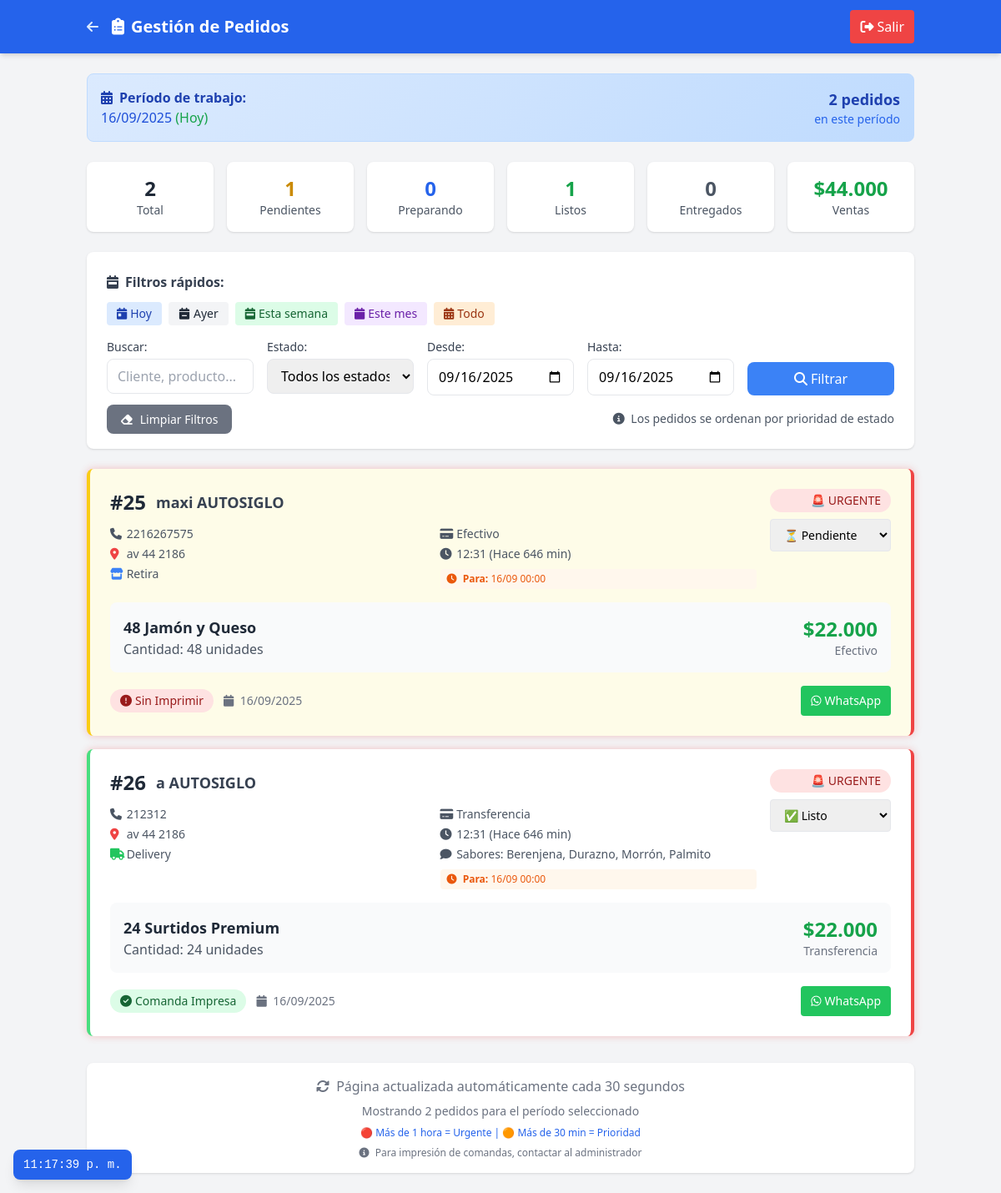
Before: /empleados/pedidos.php (signed in) with the older database file.
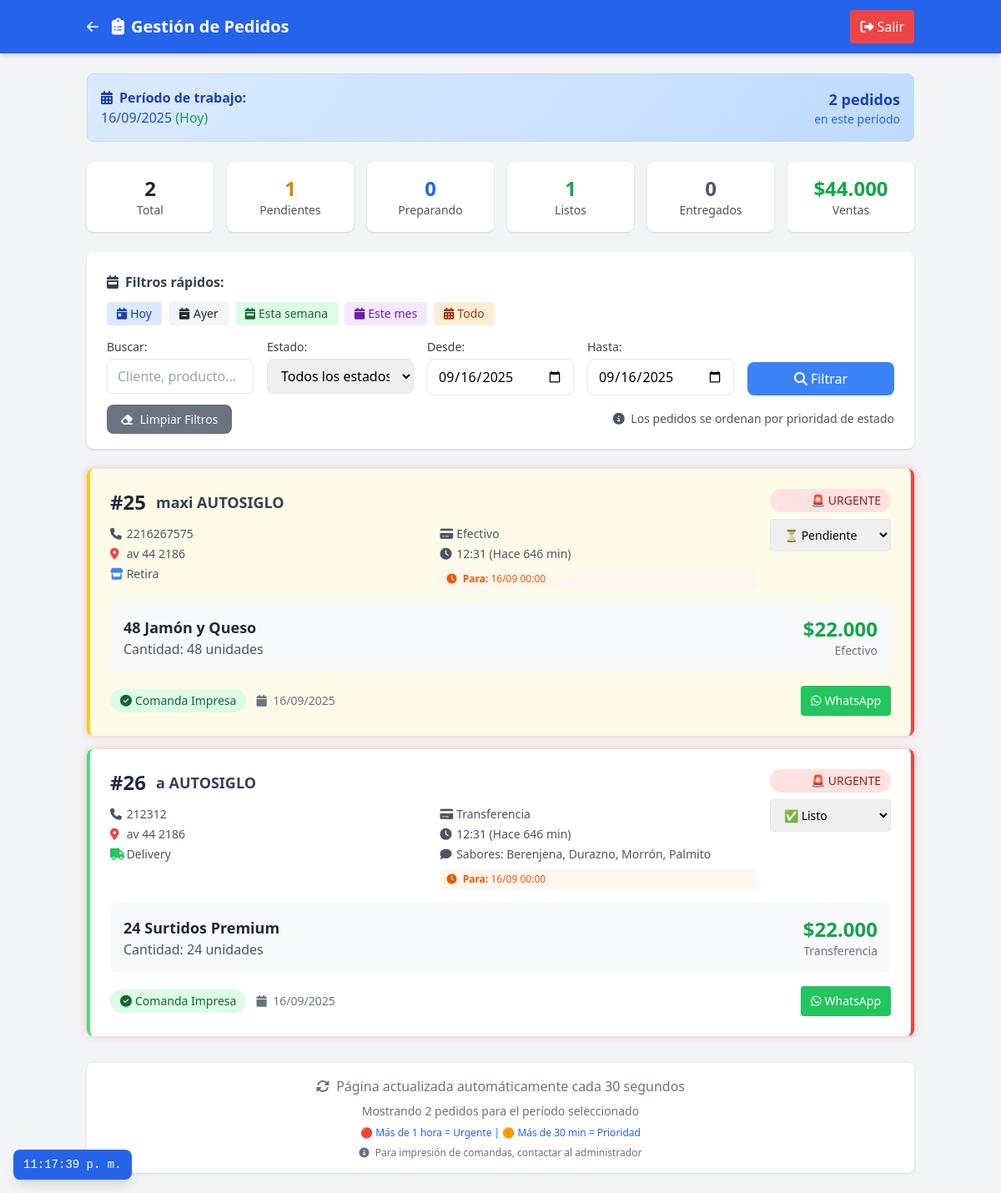
After: the same page with the newer database file.
### tables this page shows
CREATE TABLE `pedidos` (
  `id` int(11) NOT NULL,
  `nombre` varchar(100) NOT NULL,
  `apellido` varchar(100) NOT NULL,
  `telefono` varchar(20) NOT NULL,
  `direccion` text DEFAULT NULL,
  `producto` varchar(100) NOT NULL,
  `cantidad` int(11) NOT NULL,
  `precio` decimal(10,2) NOT NULL,
  `forma_pago` enum('Efectivo','Transferencia') DEFAULT 'Efectivo',
  `modalidad` enum('Retira','Delivery') DEFAULT 'Retira',
  `ubicacion` enum('Local 1','Fábrica') DEFAULT 'Fábrica' COMMENT 'Ubicación donde se procesa el pedido',
  `estado` enum('Pendiente','Preparando','Listo','Entregado') DEFAULT 'Pendiente',
  `observaciones` text DEFAULT NULL,
  `cliente_fijo_id` int(11) DEFAULT NULL,
  `impreso` tinyint(1) DEFAULT 0,
  `created_at` timestamp NULL DEFAULT current_timestamp(),
  `updated_at` timestamp NULL DEFAULT current_timestamp() ON UPDATE current_timestamp(),
  `fecha_entrega` date DEFAULT NULL COMMENT 'Fecha para cuando es el pedido',
  `hora_entrega` time DEFAULT NULL COMMENT 'Hora para cuando es el pedido',
  `notas_horario` text DEFAULT NULL COMMENT 'Observaciones sobre horario/entrega',
  `fecha_pedido` datetime DEFAULT current_timestamp() COMMENT 'Cuándo se tomó el pedido (puede ser diferente de created_at para casos especiales)',
  `prioridad` enum('normal','prioridad','urgente') DEFAULT 'normal' COMMENT 'Prioridad manual asignada por admin',
  `prioridad_notas` text DEFAULT NULL COMMENT 'Notas sobre por qué se asignó esta prioridad',
  `es_personalizado_complejo` tinyint(1) DEFAULT 0 COMMENT 'Si usa la tabla pedido_detalles para precios mixtos'
);

### config.php (called while the page is built, shortened)
<?php
function formatPrice($price) {
    return '$' . number_format($price, 0, ',', '.');
}
?>

### empleados/pedidos.php (the view, shortened to what the changed rows need)
<?php
require_once '../config.php';
$pdo = getConnection();
$filtro_estado = isset($_GET['estado']) ? sanitize($_GET['estado']) : '';
$filtro_fecha_desde = isset($_GET['fecha_desde']) ? sanitize($_GET['fecha_desde']) : '';
$filtro_fecha_hasta = isset($_GET['fecha_hasta']) ? sanitize($_GET['fecha_hasta']) : '';
$buscar = isset($_GET['buscar']) ? sanitize($_GET['buscar']) : '';
if (!$filtro_fecha_desde && !$filtro_fecha_hasta && !$buscar && !$filtro_estado) {
    $filtro_fecha_desde = date('Y-m-d');
    $filtro_fecha_hasta = date('Y-m-d');
}
$sql = "SELECT p.*, cf.nombre as cliente_nombre, cf.apellido as cliente_apellido
        FROM pedidos p
        LEFT JOIN clientes_fijos cf ON p.cliente_fijo_id = cf.id
        WHERE 1=1";
$params = [];
if ($filtro_fecha_desde && $filtro_fecha_hasta) {
    $sql .= " AND DATE(p.created_at) BETWEEN ? AND ?";
    $params[] = $filtro_fecha_desde;
    $params[] = $filtro_fecha_hasta;
} elseif ($filtro_fecha_desde) {
    $sql .= " AND DATE(p.created_at) >= ?";
    $params[] = $filtro_fecha_desde;
} elseif ($filtro_fecha_hasta) {
    $sql .= " AND DATE(p.created_at) <= ?";
    $params[] = $filtro_fecha_hasta;
}
$sql .= " ORDER BY
    CASE p.estado
        WHEN 'Pendiente' THEN 1
        WHEN 'Preparando' THEN 2
        WHEN 'Listo' THEN 3
        WHEN 'Entregado' THEN 4
    END,
    p.created_at ASC";
$stmt = $pdo->prepare($sql);
$stmt->execute($params);
$pedidos = $stmt->fetchAll();
?>
<!DOCTYPE html>
<html lang="es">
<head>
    <script src="https://cdn.tailwindcss.com"></script>
    <link rel="stylesheet" href="https://cdnjs.cloudflare.com/ajax/libs/font-awesome/6.4.0/css/all.min.css">
</head>
<body class="bg-gray-100">
    <header class="bg-blue-600 text-white shadow-md">
        <div class="container mx-auto px-4 py-3 flex justify-between items-center">
            <div class="flex items-center">
                <h1 class="text-xl font-bold">
                    <i class="fas fa-clipboard-list mr-2"></i>Gestión de Pedidos
                </h1>
            </div>
        </div>
    </header>
    <main class="container mx-auto px-4 py-6">
        <div class="space-y-4">
            <?php if (empty($pedidos)): ?>
                <div class="bg-white p-12 rounded-lg shadow text-center text-gray-500">
                    <i class="fas fa-inbox text-6xl mb-4 text-gray-300"></i>
                    <h3 class="text-xl mb-2">No hay pedidos</h3>
                    <p>No se encontraron pedidos para los filtros seleccionados</p>
                    <div class="mt-4">
                        <a href="?fecha_desde=<?= date('Y-m-d') ?>&fecha_hasta=<?= date('Y-m-d') ?>"
                           class="text-blue-600 hover:underline">Ver pedidos de hoy</a>
                    </div>
                </div>
            <?php else: ?>
                <?php foreach ($pedidos as $pedido): ?>
                    <?php
                    $minutos = round((time() - strtotime($pedido['created_at'])) / 60);
                    $estado_colors = [
                        'Pendiente' => 'border-l-yellow-400 bg-yellow-50',
                        'Preparando' => 'border-l-blue-400 bg-blue-50',
                        'Listo' => 'border-l-green-400 bg-green-50',
                        'Entregado' => 'border-l-gray-400 bg-gray-50'
                    ];
                    $urgencia_class = '';
                    if ($minutos > 60) {
                        $urgencia_class = 'border-r-4 border-r-red-500';
                    } elseif ($minutos > 30) {
                        $urgencia_class = 'border-r-4 border-r-orange-500';
                    }
                    ?>
                    <div class="bg-white rounded-lg shadow border-l-4 <?= $estado_colors[$pedido['estado']] ?> <?= $urgencia_class ?>">
                        <div class="p-6">
                            <div class="flex justify-between items-start mb-4">
                                <div class="flex-1">
                                    <div class="flex items-center space-x-3 mb-3">
                                        <span class="text-2xl font-bold text-gray-800">#<?= $pedido['id'] ?></span>
                                        <span class="text-lg font-semibold text-gray-700">
                                            <?= htmlspecialchars($pedido['nombre'] . ' ' . $pedido['apellido']) ?>
                                        </span>
                                    </div>
                                    <div class="grid md:grid-cols-2 gap-4 text-sm">
                                        <div>
                                            <p class="text-gray-600 mb-1">
                                                <i class="fas fa-phone w-4"></i> <?= htmlspecialchars($pedido['telefono']) ?>
                                            </p>
                                            <?php if ($pedido['direccion']): ?>
                                            <p class="text-gray-600 mb-1">
                                                <i class="fas fa-map-marker-alt w-4 text-red-500"></i>
                                                <span class="font-medium"><?= htmlspecialchars($pedido['direccion']) ?></span>
                                            </p>
                                            <?php endif; ?>
                                            <p class="text-gray-600 mb-1">
                                                <i class="fas fa-<?= $pedido['modalidad'] === 'Delivery' ? 'truck text-green-500' : 'store text-blue-500' ?> w-4"></i>
                                                <?= $pedido['modalidad'] ?>
                                            </p>
                                        </div>
                                        <div>
                                            <p class="text-gray-600 mb-1">
                                                <i class="fas fa-credit-card w-4"></i> <?= $pedido['forma_pago'] ?>
                                            </p>
                                            <p class="text-gray-600 mb-1">
                                                <i class="fas fa-clock w-4"></i>
                                                <?= date('H:i', strtotime($pedido['created_at'])) ?> (Hace <?= $minutos ?> min)
                                            </p>
                                            <?php if ($pedido['fecha_entrega'] || $pedido['hora_entrega'] || $pedido['notas_horario']): ?>
                                            <div class="text-xs text-orange-600 bg-orange-50 px-2 py-1 rounded mt-2">
                                                <i class="fas fa-clock mr-1"></i>
                                                <strong>Para:</strong>
                                                <?php if ($pedido['fecha_entrega']): ?>
                                                    <?= date('d/m', strtotime($pedido['fecha_entrega'])) ?>
                                                <?php endif; ?>
                                                <?php if ($pedido['hora_entrega']): ?>
                                                    <?= substr($pedido['hora_entrega'], 0, 5) ?>
                                                <?php endif; ?>
                                            </div>
                                            <?php endif; ?>
                                        </div>
                                    </div>
                                </div>
                                <div class="ml-4 text-right">
                                    <?php if ($minutos > 60): ?>
                                        <div class="bg-red-100 text-red-800 px-3 py-1 rounded-full text-sm font-medium mb-2">
                                            🚨 URGENTE
                                        </div>
                                    <?php elseif ($minutos > 30): ?>
                                        <div class="bg-orange-100 text-orange-800 px-3 py-1 rounded-full text-sm font-medium mb-2">
                                            ⚠️ PRIORIDAD
                                        </div>
                                    <?php endif; ?>
                                    <form method="POST" class="inline-block">
                                        <select name="estado" onchange="this.form.submit()"
                                                class="px-3 py-2 border rounded text-sm font-medium">
                                            <option value="Pendiente" <?= $pedido['estado'] === 'Pendiente' ? 'selected' : '' ?>>⏳ Pendiente</option>
                                        </select>
                                    </form>
                                </div>
                            </div>
                            <div class="bg-gray-50 rounded-lg p-4 mb-4">
                                <div class="flex justify-between items-center">
                                    <div>
                                        <h3 class="text-lg font-semibold text-gray-800">
                                            <?= htmlspecialchars($pedido['producto']) ?>
                                        </h3>
                                        <p class="text-gray-600">Cantidad: <?= $pedido['cantidad'] ?> unidades</p>
                                    </div>
                                    <div class="text-right">
                                        <div class="text-2xl font-bold text-green-600">
                                            <?= formatPrice($pedido['precio']) ?>
                                        </div>
                                        <div class="text-sm text-gray-500"><?= $pedido['forma_pago'] ?></div>
                                    </div>
                                </div>
                            </div>
                            <div class="flex justify-between items-center">
                                <div class="flex items-center space-x-3">
                                    <?php if ($pedido['impreso']): ?>
                                        <span class="bg-green-100 text-green-800 px-3 py-1 rounded-full text-sm">
                                            <i class="fas fa-check-circle mr-1"></i>Comanda Impresa
                                        </span>
                                    <?php else: ?>
                                        <span class="bg-red-100 text-red-800 px-3 py-1 rounded-full text-sm">
                                            <i class="fas fa-exclamation-circle mr-1"></i>Sin Imprimir
                                        </span>
                                    <?php endif; ?>
                                    <span class="text-gray-500 text-sm">
                                        <i class="fas fa-calendar mr-1"></i>
                                        <?= date('d/m/Y', strtotime($pedido['created_at'])) ?>
                                    </span>
                                </div>
                                <div class="flex space-x-2">
                                    <a href="https://wa.me/<?= preg_replace('/[^0-9]/', '', $pedido['telefono']) ?>?text=Hola%20<?= urlencode($pedido['nombre']) ?>,%20tu%20pedido%20#<?= $pedido['id'] ?>%20está%20<?= urlencode(strtolower($pedido['estado'])) ?>"
                                       target="_blank"
                                       class="bg-green-500 hover:bg-green-600 text-white px-3 py-2 rounded text-sm">
                                        <i class="fab fa-whatsapp mr-1"></i>WhatsApp
                                    </a>
                                </div>
                            </div>
                        </div>
                    </div>
                <?php endforeach; ?>
            <?php endif; ?>
        </div>
    </main>
</body>
</html>

Changed rows visible on the page:
changed pedidos "maxi AUTOSIGLO": impreso "Sin Imprimir" → "Comanda Impresa"
